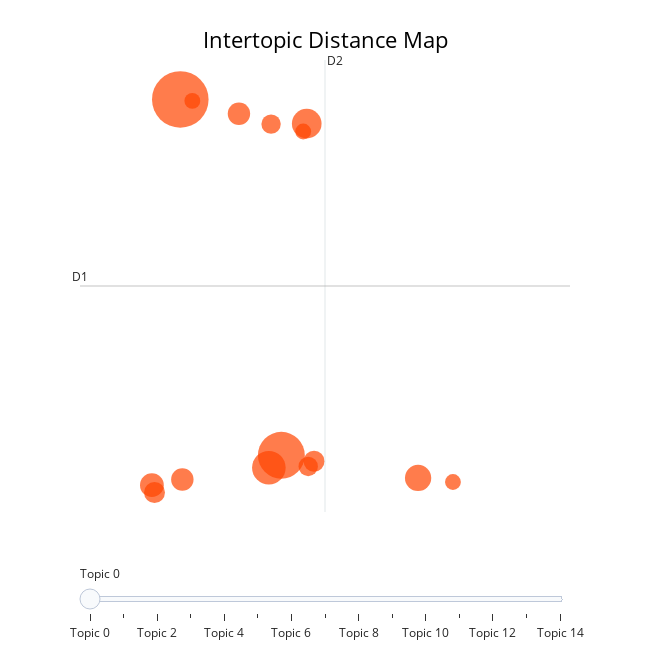

Notebook source saved alongside this figure:
### Code cell
itdm_chart = intertopicDistanceMap(topic_model)

itdm_chart.show()

### Figure 1 — Plotly figure (JSON) as saved in the notebook; plotly's stock layout.template omitted (floating-point values rounded to 4 significant figures)
{"data": [{"customdata": [[0, "cancel month | try cancel month | try cancel | cancel free | need cancel", 51], [1, "print download | phone download social | page print | printable | file", 35], [2, "math school math | school math | addition subtraction | math | math standard", 18], [3, "love website able | able website afford | site thank love | thank love site | website afford kind", 14], [4, "look english phonic | read ability | improve read ability | improve read | world look vocabulary", 11], [5, "need access school | school place provide | school usa need | outside able school | able school site", 9], [6, "purchase daughter summer | summer need | need summer | need summer potentially | summer need right", 8], [7, "expensive consider subscribe | justify monthly cost | price just justify | reasonable occasional price | occasional price", 8], [8, "special education just | school special education | special ed | special education | special education look", 7], [9, "parish provide bible | provide bible | christian content | secular educational | provide bible originally", 7], [10, "good site retire | site retire need | retire need place | site retire | place long site", 6], [11, "switch level pathsplan | change district | experience change district | change district level | change career 54", 6], [12, "appreciate volume creative | make useful | creative option provide | greatly make useful | variety meeting need", 4], [13, "useful especially spanish | option spanish | downloand spanish | spanish inmersion | spanish site", 4], [14, "new job switch | new job | job switch | afford new job | time new job", 4]], "hovertemplate": "<b>Topic %{customdata[0]}</b><br>%{customdata[1]}<br>Size: %{customdata[2]}", "legendgroup": "", "marker": {"color": "orangered", "line": {"color": "DarkSlateGrey", "width": 0}, "size": [51, 35, 18, 14, 11, 9, 8, 8, 7, 7, 6, 6, 4, 4, 4], "sizemode": "area", "sizeref": 0.03188, "symbol": "circle"}, "mode": "markers", "name": "", "orientation": "v", "showlegend": false, "type": "scatter", "x": [5.529, 6.63, 6.494, 6.906, 8.119, 5.22, 5.552, 6.168, 5.249, 6.986, 6.518, 6.923, 6.868, 8.499, 5.66], "xaxis": "x", "y": [16.44, -5.813, -6.591, 14.93, -7.229, -7.68, -7.329, 15.55, -8.139, -6.188, 14.9, -6.511, 14.44, -7.483, 16.35], "yaxis": "y"}], "layout": {"annotations": [{"showarrow": false, "text": "D1", "x": 4.437, "y": 4.774, "yshift": 10}, {"showarrow": false, "text": "D2", "x": 7.105, "xshift": 10, "y": 18.91}], "height": 650, "hoverlabel": {"bgcolor": "white", "font": {"family": "Rockwell", "size": 16}}, "legend": {"itemsizing": "constant", "tracegroupgap": 0}, "margin": {"t": 60}, "shapes": [{"line": {"color": "#CFD8DC", "width": 2}, "type": "line", "x0": 7.105, "x1": 7.105, "y0": -9.36, "y1": 18.91}, {"line": {"color": "#9E9E9E", "width": 2}, "type": "line", "x0": 4.437, "x1": 9.774, "y0": 4.774, "y1": 4.774}], "sliders": [{"active": 0, "pad": {"t": 50}, "steps": [{"args": [{"marker.color": [["red", "#B0BEC5", "#B0BEC5", "#B0BEC5", "#B0BEC5", "#B0BEC5", "#B0BEC5", "#B0BEC5", "#B0BEC5", "#B0BEC5", "#B0BEC5", "#B0BEC5", "#B0BEC5", "#B0BEC5", "#B0BEC5"]]}], "label": "Topic 0", "method": "update"}, {"args": [{"marker.color": [["#B0BEC5", "red", "#B0BEC5", "#B0BEC5", "#B0BEC5", "#B0BEC5", "#B0BEC5", "#B0BEC5", "#B0BEC5", "#B0BEC5", "#B0BEC5", "#B0BEC5", "#B0BEC5", "#B0BEC5", "#B0BEC5"]]}], "label": "Topic 1", "method": "update"}, {"args": [{"marker.color": [["#B0BEC5", "#B0BEC5", "red", "#B0BEC5", "#B0BEC5", "#B0BEC5", "#B0BEC5", "#B0BEC5", "#B0BEC5", "#B0BEC5", "#B0BEC5", "#B0BEC5", "#B0BEC5", "#B0BEC5", "#B0BEC5"]]}], "label": "Topic 2", "method": "update"}, {"args": [{"marker.color": [["#B0BEC5", "#B0BEC5", "#B0BEC5", "red", "#B0BEC5", "#B0BEC5", "#B0BEC5", "#B0BEC5", "#B0BEC5", "#B0BEC5", "#B0BEC5", "#B0BEC5", "#B0BEC5", "#B0BEC5", "#B0BEC5"]]}], "label": "Topic 3", "method": "update"}, {"args": [{"marker.color": [["#B0BEC5", "#B0BEC5", "#B0BEC5", "#B0BEC5", "red", "#B0BEC5", "#B0BEC5", "#B0BEC5", "#B0BEC5", "#B0BEC5", "#B0BEC5", "#B0BEC5", "#B0BEC5", "#B0BEC5", "#B0BEC5"]]}], "label": "Topic 4", "method": "update"}, {"args": [{"marker.color": [["#B0BEC5", "#B0BEC5", "#B0BEC5", "#B0BEC5", "#B0BEC5", "red", "#B0BEC5", "#B0BEC5", "#B0BEC5", "#B0BEC5", "#B0BEC5", "#B0BEC5", "#B0BEC5", "#B0BEC5", "#B0BEC5"]]}], "label": "Topic 5", "method": "update"}, {"args": [{"marker.color": [["#B0BEC5", "#B0BEC5", "#B0BEC5", "#B0BEC5", "#B0BEC5", "#B0BEC5", "red", "#B0BEC5", "#B0BEC5", "#B0BEC5", "#B0BEC5", "#B0BEC5", "#B0BEC5", "#B0BEC5", "#B0BEC5"]]}], "label": "Topic 6", "method": "update"}, {"args": [{"marker.color": [["#B0BEC5", "#B0BEC5", "#B0BEC5", "#B0BEC5", "#B0BEC5", "#B0BEC5", "#B0BEC5", "red", "#B0BEC5", "#B0BEC5", "#B0BEC5", "#B0BEC5", "#B0BEC5", "#B0BEC5", "#B0BEC5"]]}], "label": "Topic 7", "method": "update"}, {"args": [{"marker.color": [["#B0BEC5", "#B0BEC5", "#B0BEC5", "#B0BEC5", "#B0BEC5", "#B0BEC5", "#B0BEC5", "#B0BEC5", "red", "#B0BEC5", "#B0BEC5", "#B0BEC5", "#B0BEC5", "#B0BEC5", "#B0BEC5"]]}], "label": "Topic 8", "method": "update"}, {"args": [{"marker.color": [["#B0BEC5", "#B0BEC5", "#B0BEC5", "#B0BEC5", "#B0BEC5", "#B0BEC5", "#B0BEC5", "#B0BEC5", "#B0BEC5", "red", "#B0BEC5", "#B0BEC5", "#B0BEC5", "#B0BEC5", "#B0BEC5"]]}], "label": "Topic 9", "method": "update"}, {"args": [{"marker.color": [["#B0BEC5", "#B0BEC5", "#B0BEC5", "#B0BEC5", "#B0BEC5", "#B0BEC5", "#B0BEC5", "#B0BEC5", "#B0BEC5", "#B0BEC5", "red", "#B0BEC5", "#B0BEC5", "#B0BEC5", "#B0BEC5"]]}], "label": "Topic 10", "method": "update"}, {"args": [{"marker.color": [["#B0BEC5", "#B0BEC5", "#B0BEC5", "#B0BEC5", "#B0BEC5", "#B0BEC5", "#B0BEC5", "#B0BEC5", "#B0BEC5", "#B0BEC5", "#B0BEC5", "red", "#B0BEC5", "#B0BEC5", "#B0BEC5"]]}], "label": "Topic 11", "method": "update"}, {"args": [{"marker.color": [["#B0BEC5", "#B0BEC5", "#B0BEC5", "#B0BEC5", "#B0BEC5", "#B0BEC5", "#B0BEC5", "#B0BEC5", "#B0BEC5", "#B0BEC5", "#B0BEC5", "#B0BEC5", "red", "#B0BEC5", "#B0BEC5"]]}], "label": "Topic 12", "method": "update"}, {"args": [{"marker.color": [["#B0BEC5", "#B0BEC5", "#B0BEC5", "#B0BEC5", "#B0BEC5", "#B0BEC5", "#B0BEC5", "#B0BEC5", "#B0BEC5", "#B0BEC5", "#B0BEC5", "#B0BEC5", "#B0BEC5", "red", "#B0BEC5"]]}], "label": "Topic 13", "method": "update"}, {"args": [{"marker.color": [["#B0BEC5", "#B0BEC5", "#B0BEC5", "#B0BEC5", "#B0BEC5", "#B0BEC5", "#B0BEC5", "#B0BEC5", "#B0BEC5", "#B0BEC5", "#B0BEC5", "#B0BEC5", "#B0BEC5", "#B0BEC5", "red"]]}], "label": "Topic 14", "method": "update"}]}], "title": {"font": {"color": "Black", "size": 22}, "text": "Intertopic Distance Map", "x": 0.5, "xanchor": "center", "y": 0.95, "yanchor": "top"}, "width": 650, "xaxis": {"anchor": "y", "domain": [0, 1], "range": [4.437, 9.774], "title": {"text": ""}, "visible": false}, "yaxis": {"anchor": "x", "domain": [0, 1], "range": [-9.36, 18.91], "title": {"text": ""}, "visible": false}}}
